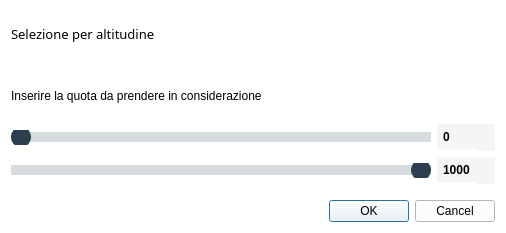
<?xml version="1.0" encoding="UTF-8"?>
<ui version="4.0">
 <class>Dialog</class>
 <widget class="QDialog" name="Dialog">
  <property name="geometry">
   <rect>
    <x>0</x>
    <y>0</y>
    <width>506</width>
    <height>233</height>
   </rect>
  </property>
  <property name="windowTitle">
   <string>Selezione per altitudine</string>
  </property>
  <property name="windowOpacity">
   <double>0.950000000000000</double>
  </property>
  <property name="styleSheet">
   <string notr="true">background-color:white;</string>
  </property>
  <layout class="QGridLayout" name="gridLayout">
   <item row="6" column="0" colspan="2">
    <widget class="QDialogButtonBox" name="buttonBox">
     <property name="font">
      <font>
       <family>Segoe UI</family>
      </font>
     </property>
     <property name="cursor">
      <cursorShape>PointingHandCursor</cursorShape>
     </property>
     <property name="orientation">
      <enum>Qt::Horizontal</enum>
     </property>
     <property name="standardButtons">
      <set>QDialogButtonBox::Cancel|QDialogButtonBox::Ok</set>
     </property>
    </widget>
   </item>
   <item row="1" column="0">
    <spacer name="horizontalSpacer_2">
     <property name="orientation">
      <enum>Qt::Horizontal</enum>
     </property>
     <property name="sizeHint" stdset="0">
      <size>
       <width>40</width>
       <height>10</height>
      </size>
     </property>
    </spacer>
   </item>
   <item row="2" column="0" colspan="2">
    <widget class="QLabel" name="label_3">
     <property name="font">
      <font>
       <family>Segoe UI</family>
       <pointsize>9</pointsize>
       <weight>50</weight>
       <bold>false</bold>
      </font>
     </property>
     <property name="text">
      <string>Inserire la quota da prendere in considerazione</string>
     </property>
    </widget>
   </item>
   <item row="0" column="0" colspan="2">
    <widget class="QLabel" name="label">
     <property name="font">
      <font>
       <family>Lucida Sans</family>
       <pointsize>10</pointsize>
       <weight>50</weight>
       <bold>false</bold>
      </font>
     </property>
     <property name="text">
      <string>Selezione per altitudine</string>
     </property>
    </widget>
   </item>
   <item row="5" column="0">
    <spacer name="horizontalSpacer_4">
     <property name="orientation">
      <enum>Qt::Horizontal</enum>
     </property>
     <property name="sizeHint" stdset="0">
      <size>
       <width>40</width>
       <height>10</height>
      </size>
     </property>
    </spacer>
   </item>
   <item row="4" column="0">
    <widget class="QSlider" name="horizontalSliderB">
     <property name="enabled">
      <bool>true</bool>
     </property>
     <property name="cursor">
      <cursorShape>PointingHandCursor</cursorShape>
     </property>
     <property name="toolTip">
      <string>&lt;html&gt;&lt;head/&gt;&lt;body&gt;&lt;p&gt;&lt;span style=&quot; font-weight:600;&quot;&gt;Seconda Data&lt;/span&gt;&lt;/p&gt;&lt;/body&gt;&lt;/html&gt;</string>
     </property>
     <property name="whatsThis">
      <string>&lt;html&gt;&lt;head/&gt;&lt;body&gt;&lt;p&gt;Inserire data di fine periodo. &lt;/p&gt;&lt;/body&gt;&lt;/html&gt;</string>
     </property>
     <property name="styleSheet">
      <string notr="true">QSlider::groove:horizontal {
   border: 0px solid #424242; 
	height: 10px; 
	border-radius: 4px;
}

QSlider::handle:horizontal {
    background-color:#2c3e50;
	border: 2px solid #2c3e50; 
	width: 16px; 
	margin-top: -5px; 
	margin-bottom: -5px; 
	border-radius: 10px; 
}

QSlider::handle:horizontal:hover {
    background-color:#1abc9c;
	border: 2px solid #1abc9c; 
}


QSlider::add-page:horizontal {
   background: #d7dcdf;
}

QSlider::sub-page:horizontal {
    background: #d7dcdf;
}
</string>
     </property>
     <property name="minimum">
      <number>1</number>
     </property>
     <property name="maximum">
      <number>1000</number>
     </property>
     <property name="value">
      <number>1000</number>
     </property>
     <property name="orientation">
      <enum>Qt::Horizontal</enum>
     </property>
    </widget>
   </item>
   <item row="3" column="1">
    <widget class="QSpinBox" name="spinBox">
     <property name="font">
      <font>
       <family>Arial</family>
       <pointsize>9</pointsize>
       <weight>75</weight>
       <bold>true</bold>
      </font>
     </property>
     <property name="whatsThis">
      <string>&lt;html&gt;&lt;head/&gt;&lt;body&gt;&lt;p&gt;&lt;span style=&quot; font-weight:400;&quot;&gt;Inserire data di inizio periodo. &lt;/span&gt;&lt;/p&gt;&lt;/body&gt;&lt;/html&gt;</string>
     </property>
     <property name="styleSheet">
      <string notr="true">QSpinBox,
QSpinBox:editable,
QSpinBox:hover,
QSpinBox:pressed {
  border: none;
  border-bottom: 2px solid #FFFFFF;
  border-radius: 0;
  background: rgb(245, 245, 245);
  color: #000000;
  padding: 5px 4px 4px 4px;
}
QSpinBox:focus {
  border: none;
  border-bottom: 2px solid  #efc050;
  border-radius: 0;
 background: rgb(245, 245, 245);
  color: #000000;
  padding: 5px 4px 4px 4px;
}
QSpinBox:disabled {
  border: none;
  border-bottom: 2px solid #999999;
  border-radius: 0;
  background: #999999;
  color: #000000;
  padding: 5px 15px 4px 4px;
}
QSpinBox::up-button {
  subcontrol-origin: border;
  subcontrol-position: top right;
  border: none;
  border-radius: 0;
  background: rgb(245, 245, 245);
  margin-top: 1px;
  width: 18px;
}
QSpinBox::down-button {
  subcontrol-origin: border;
  subcontrol-position: bottom right;
  border: none;
  border-radius: 0;
   background: rgb(245, 245, 245);
  width: 18px;
}</string>
     </property>
     <property name="minimum">
      <number>0</number>
     </property>
     <property name="maximum">
      <number>1000</number>
     </property>
     <property name="value">
      <number>0</number>
     </property>
    </widget>
   </item>
   <item row="4" column="1">
    <widget class="QSpinBox" name="spinBox_2">
     <property name="font">
      <font>
       <family>Arial</family>
       <pointsize>9</pointsize>
       <weight>75</weight>
       <bold>true</bold>
      </font>
     </property>
     <property name="whatsThis">
      <string>&lt;html&gt;&lt;head/&gt;&lt;body&gt;&lt;p&gt;&lt;span style=&quot; font-weight:400;&quot;&gt;Inserire data di fine periodo. &lt;/span&gt;&lt;/p&gt;&lt;/body&gt;&lt;/html&gt;</string>
     </property>
     <property name="styleSheet">
      <string notr="true">QSpinBox,
QSpinBox:editable,
QSpinBox:hover,
QSpinBox:pressed {
  border: none;
  border-bottom: 2px solid #FFFFFF;
  border-radius: 0;
  background: rgb(245, 245, 245);
  color: #000000;
  padding: 5px 4px 4px 4px;
}
QSpinBox:focus {
  border: none;
  border-bottom: 2px solid  #efc050;
  border-radius: 0;
 background: rgb(245, 245, 245);
  color: #000000;
  padding: 5px 4px 4px 4px;
}
QSpinBox:disabled {
  border: none;
  border-bottom: 2px solid #999999;
  border-radius: 0;
  background: #999999;
  color: #000000;
  padding: 5px 15px 4px 4px;
}
QSpinBox::up-button {
  subcontrol-origin: border;
  subcontrol-position: top right;
  border: none;
  border-radius: 0;
  background: rgb(245, 245, 245);
  margin-top: 1px;
  width: 18px;
}
QSpinBox::down-button {
  subcontrol-origin: border;
  subcontrol-position: bottom right;
  border: none;
  border-radius: 0;
   background: rgb(245, 245, 245);
  width: 18px;
}</string>
     </property>
     <property name="minimum">
      <number>1</number>
     </property>
     <property name="maximum">
      <number>1000</number>
     </property>
     <property name="value">
      <number>1000</number>
     </property>
    </widget>
   </item>
   <item row="3" column="0">
    <widget class="QSlider" name="horizontalSliderA">
     <property name="cursor">
      <cursorShape>PointingHandCursor</cursorShape>
     </property>
     <property name="toolTip">
      <string>&lt;html&gt;&lt;head/&gt;&lt;body&gt;&lt;p&gt;&lt;br/&gt;&lt;/p&gt;&lt;/body&gt;&lt;/html&gt;</string>
     </property>
     <property name="whatsThis">
      <string>&lt;html&gt;&lt;head/&gt;&lt;body&gt;&lt;p&gt;Inserire data di inizio periodo.&lt;/p&gt;&lt;/body&gt;&lt;/html&gt;</string>
     </property>
     <property name="styleSheet">
      <string notr="true">QSlider::groove:horizontal {
   border: 0px solid #424242; 
	height: 10px; 
	border-radius: 4px;
}

QSlider::handle:horizontal {
    background-color:#2c3e50;
	border: 2px solid #2c3e50; 
	width: 16px; 
	margin-top: -5px; 
	margin-bottom: -5px; 
	border-radius: 10px; 
}

QSlider::handle:horizontal:hover {
    background-color:#1abc9c;
	border: 2px solid #1abc9c; 
}


QSlider::add-page:horizontal {
   background: #d7dcdf;
}

QSlider::sub-page:horizontal {
    background: #d7dcdf;
}</string>
     </property>
     <property name="minimum">
      <number>0</number>
     </property>
     <property name="maximum">
      <number>999</number>
     </property>
     <property name="value">
      <number>0</number>
     </property>
     <property name="orientation">
      <enum>Qt::Horizontal</enum>
     </property>
    </widget>
   </item>
  </layout>
 </widget>
 <resources/>
 <connections>
  <connection>
   <sender>buttonBox</sender>
   <signal>accepted()</signal>
   <receiver>Dialog</receiver>
   <slot>accept()</slot>
   <hints>
    <hint type="sourcelabel">
     <x>259</x>
     <y>560</y>
    </hint>
    <hint type="destinationlabel">
     <x>157</x>
     <y>274</y>
    </hint>
   </hints>
  </connection>
  <connection>
   <sender>buttonBox</sender>
   <signal>rejected()</signal>
   <receiver>Dialog</receiver>
   <slot>reject()</slot>
   <hints>
    <hint type="sourcelabel">
     <x>327</x>
     <y>560</y>
    </hint>
    <hint type="destinationlabel">
     <x>286</x>
     <y>274</y>
    </hint>
   </hints>
  </connection>
  <connection>
   <sender>horizontalSliderA</sender>
   <signal>valueChanged(int)</signal>
   <receiver>spinBox</receiver>
   <slot>setValue(int)</slot>
   <hints>
    <hint type="sourcelabel">
     <x>236</x>
     <y>70</y>
    </hint>
    <hint type="destinationlabel">
     <x>344</x>
     <y>76</y>
    </hint>
   </hints>
  </connection>
  <connection>
   <sender>horizontalSliderB</sender>
   <signal>valueChanged(int)</signal>
   <receiver>spinBox_2</receiver>
   <slot>setValue(int)</slot>
   <hints>
    <hint type="sourcelabel">
     <x>260</x>
     <y>103</y>
    </hint>
    <hint type="destinationlabel">
     <x>384</x>
     <y>106</y>
    </hint>
   </hints>
  </connection>
  <connection>
   <sender>spinBox_2</sender>
   <signal>valueChanged(int)</signal>
   <receiver>horizontalSliderB</receiver>
   <slot>setValue(int)</slot>
   <hints>
    <hint type="sourcelabel">
     <x>375</x>
     <y>123</y>
    </hint>
    <hint type="destinationlabel">
     <x>281</x>
     <y>122</y>
    </hint>
   </hints>
  </connection>
  <connection>
   <sender>spinBox</sender>
   <signal>valueChanged(int)</signal>
   <receiver>horizontalSliderA</receiver>
   <slot>setValue(int)</slot>
   <hints>
    <hint type="sourcelabel">
     <x>408</x>
     <y>70</y>
    </hint>
    <hint type="destinationlabel">
     <x>296</x>
     <y>72</y>
    </hint>
   </hints>
  </connection>
 </connections>
</ui>
